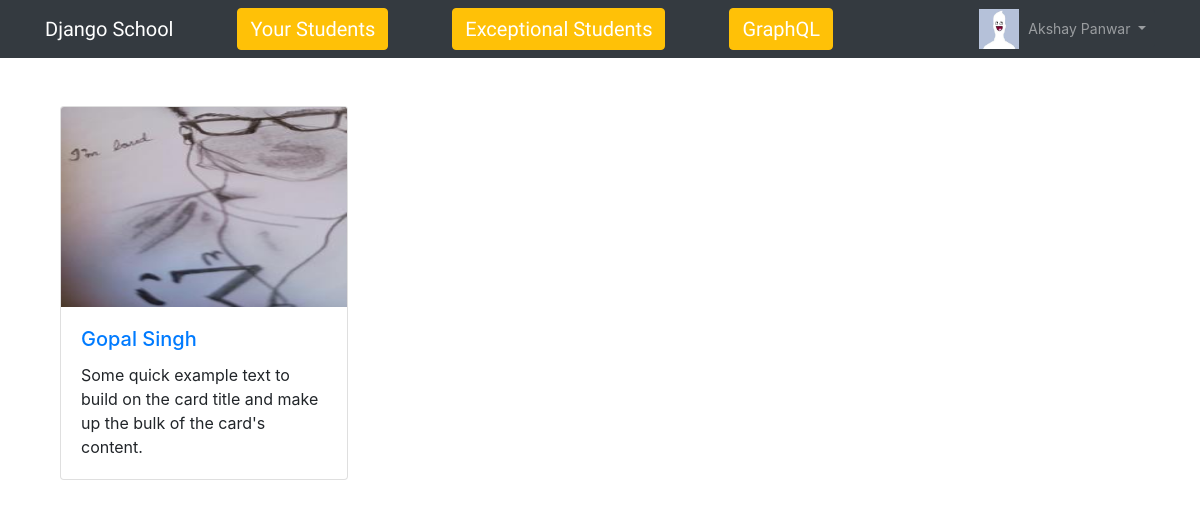
The app's page /teacher/ (signed in), older data.
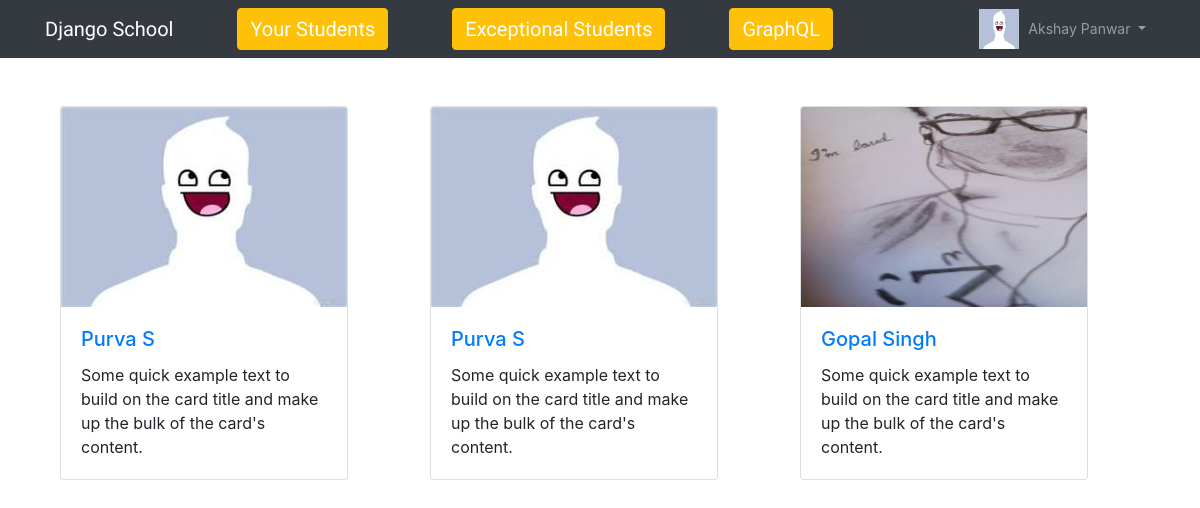
The same page, newer data.
### app/models.py (models this page shows, shortened)
class User(AbstractUser):
    is_teacher = models.BooleanField(default=False)
    is_student = models.BooleanField(default=False)

class Profile(models.Model):
    user = models.OneToOneField(User, on_delete=models.CASCADE)
    image = models.ImageField(default='default.jpg', upload_to='profile_pics')
    about = models.TextField(max_length=2000, null=True, blank=True)

class Student(models.Model):
    user = models.OneToOneField(User, on_delete=models.CASCADE, null=True)
    star_students = models.ForeignKey('Teacher', related_name='star_students', on_delete=models.CASCADE, null=True)
    class Meta:
        ordering = ['-id']

### app/views.py (the view)
# urls.py: path('teacher/', views.TeacherHomeListView.as_view(), name='teacher_home'),
@method_decorator([login_required(login_url='app:login'), teacher_required], name='dispatch')
class TeacherHomeListView(ListView):
    model = Student
    paginate_by = 10
    context_object_name = 'students'
    template_name = 'app/teacher_home.html'

### templates/app/teacher_home.html
{% extends 'base.html' %}
{% block content %}
<div class='container-fluid mt-5'>
    <div class='row'>
        {% for student in students %}
        <div class='col-xs-12 col-md-4 col-sm-2 gray'>
          <div class="card" style="width: 18rem;">
            <img src="{{ student.user.profile.image.url }}" class="card-img-top" alt="{{ student.user.get_full_name }}" height=200 width=40>
            <div class="card-body">
              <h5 class="card-title">
                <a href="{% url 'app:profile_detail_student' student.user.id %}">{{ student.user.get_full_name }}</a>
              </h5>
              <p class="card-text">Some quick example text to build on the card title and make up the bulk of the card's content.</p>
            </div>
          </div>
        </div>
        {% endfor %}
    </div>
</div>
{% endblock %}

### templates/base.html (shortened to what this page needs)
{% load static %}<!DOCTYPE html>
<html>
  <head>
    <link rel="stylesheet" href="https://cdnjs.cloudflare.com/ajax/libs/font-awesome/4.7.0/css/font-awesome.min.css">
    <link rel="stylesheet" href="{% static 'css/bootstrap.min.css' %}">
    <link rel="stylesheet" href="{% static 'css/app.css' %}">
  </head>
  <body>
    {% block body %}
    <nav class="navbar navbar-expand-sm navbar-dark {% if request.user.is_teacher %}bg-dark{% else %}bg-info{% endif %}">
      <div class="container">
        <a class="navbar-brand" {% if request.user.is_teacher %}href="{% url 'app:teacher_home' %}"{% else %}href="{% url 'app:student_home' %}"{% endif %}>Django School</a>
        {% if request.user.is_student %}
        <a class="btn btn-warning navbar-brand ml-5" href="{% url 'app:data-detail-student' %}">Your Teachers</a>
        <a class="btn btn-warning navbar-brand ml-5" href="{% url 'graphql' %}">GraphQL</a>
        {% elif request.user.is_teacher %}
        <a class="btn btn-warning navbar-brand ml-5" href="{% url 'app:data-detail-teacher' %}">Your Students</a>
        <a class="btn btn-warning navbar-brand ml-5" href="{% url 'app:star_students' %}">Exceptional Students</a>
        <a class="btn btn-warning navbar-brand ml-5" href="{% url 'graphql' %}">GraphQL</a>
        {% endif %}
        <div class="collapse navbar-collapse" id="mainMenu">
          {% if user.is_authenticated %}
            <ul class="navbar-nav ml-auto">
              <li>
                <img src="{{ request.user.profile.image.url }}" alt="{{ request.user.get_full_name }}" width=40 height=40>
              </li>
              <li class="nav-item dropdown">
                <a class="nav-link dropdown-toggle btn btn-sm btn-dark" href="#" id="userMenu" data-toggle="dropdown" aria-haspopup="true" aria-expanded="false">
                  {{ request.user.get_full_name }}
                </a>
              </li>
            </ul>
          {% endif %}
        </div>
      </div>
    </nav>
    <div class="container">
      {% block content %}
      {% endblock %}
    </div>
  {% endblock body %}
  </body>
</html>

### school/static/css/app.css (style rules this page uses)
.navbar-brand { font-family: 'Peralta', cursive; }

Row changes from the older to the newer data that the page shows:
added Student: user.profile.image (placeholder picture), user.get_full_name "Purva S"
added Student: user.profile.image (placeholder picture), user.get_full_name "Purva S"
